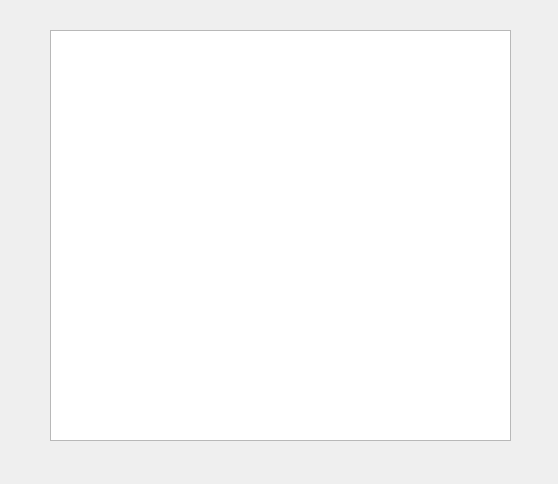
<?xml version="1.0" encoding="UTF-8"?>
<ui version="4.0">
 <class>ResultDialog</class>
 <widget class="QDialog" name="ResultDialog">
  <property name="geometry">
   <rect>
    <x>0</x>
    <y>0</y>
    <width>558</width>
    <height>484</height>
   </rect>
  </property>
  <property name="windowTitle">
   <string>Dialog</string>
  </property>
  <widget class="QPlainTextEdit" name="plainTextEdit">
   <property name="geometry">
    <rect>
     <x>50</x>
     <y>30</y>
     <width>461</width>
     <height>411</height>
    </rect>
   </property>
  </widget>
 </widget>
 <resources/>
 <connections/>
</ui>
